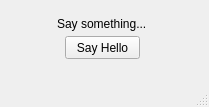
<?xml version="1.0" encoding="UTF-8"?>
<ui version="4.0">
 <class>MainWindow</class>
 <widget class="QMainWindow" name="MainWindow">
  <property name="geometry">
   <rect>
    <x>0</x>
    <y>0</y>
    <width>209</width>
    <height>107</height>
   </rect>
  </property>
  <property name="windowTitle">
   <string>MainWindow</string>
  </property>
  <widget class="QWidget" name="centralwidget">
   <widget class="QPushButton" name="btnSayHello">
    <property name="geometry">
     <rect>
      <x>65</x>
      <y>36</y>
      <width>75</width>
      <height>23</height>
     </rect>
    </property>
    <property name="text">
     <string>Say Hello</string>
    </property>
   </widget>
   <widget class="QLabel" name="lblMessage">
    <property name="geometry">
     <rect>
      <x>57</x>
      <y>16</y>
      <width>91</width>
      <height>16</height>
     </rect>
    </property>
    <property name="text">
     <string>Say something...</string>
    </property>
   </widget>
  </widget>
  <widget class="QMenuBar" name="menubar">
   <property name="geometry">
    <rect>
     <x>0</x>
     <y>0</y>
     <width>209</width>
     <height>21</height>
    </rect>
   </property>
  </widget>
  <widget class="QStatusBar" name="statusbar"/>
 </widget>
 <resources/>
 <connections/>
</ui>
